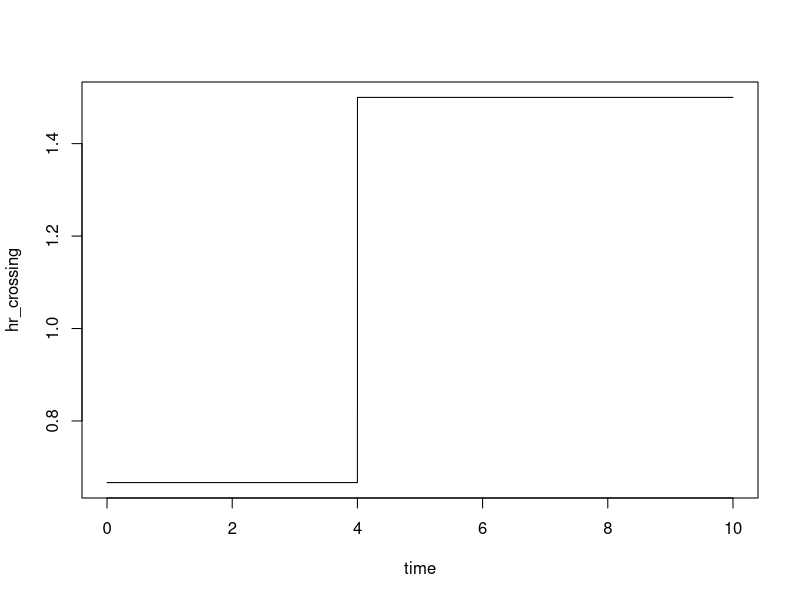
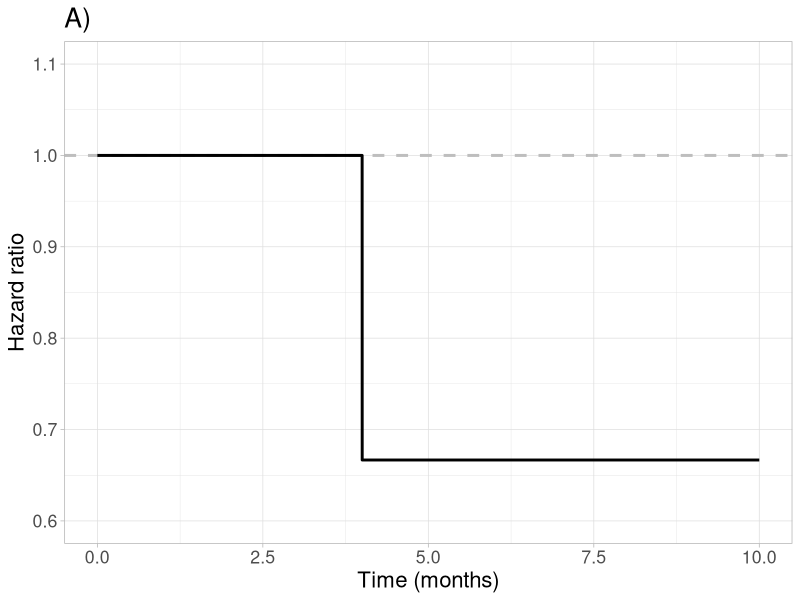
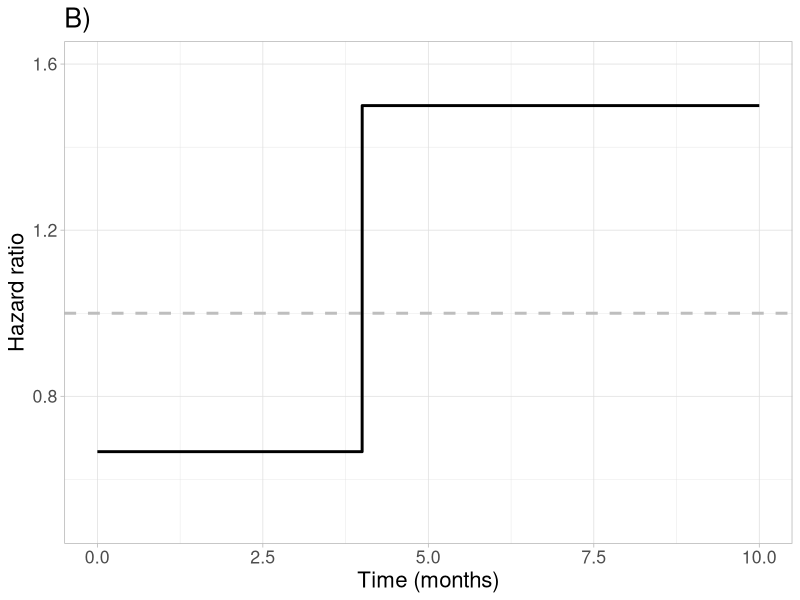
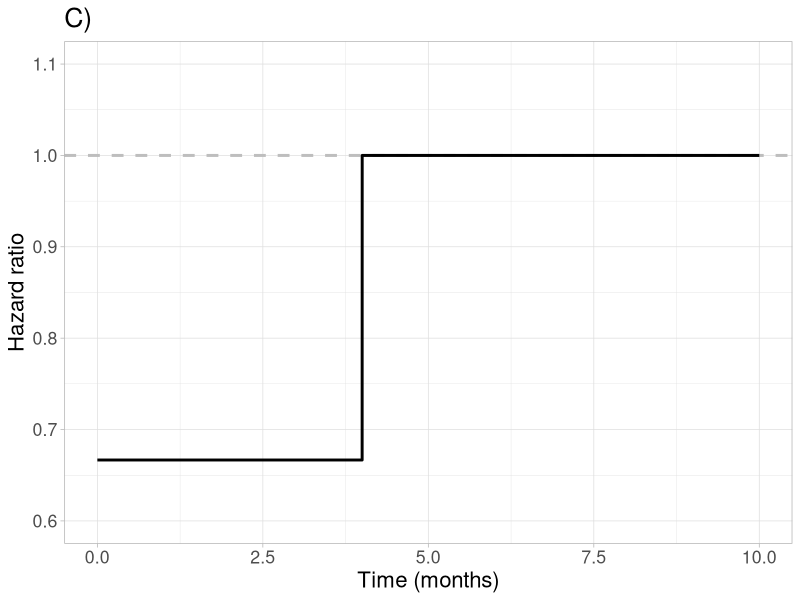
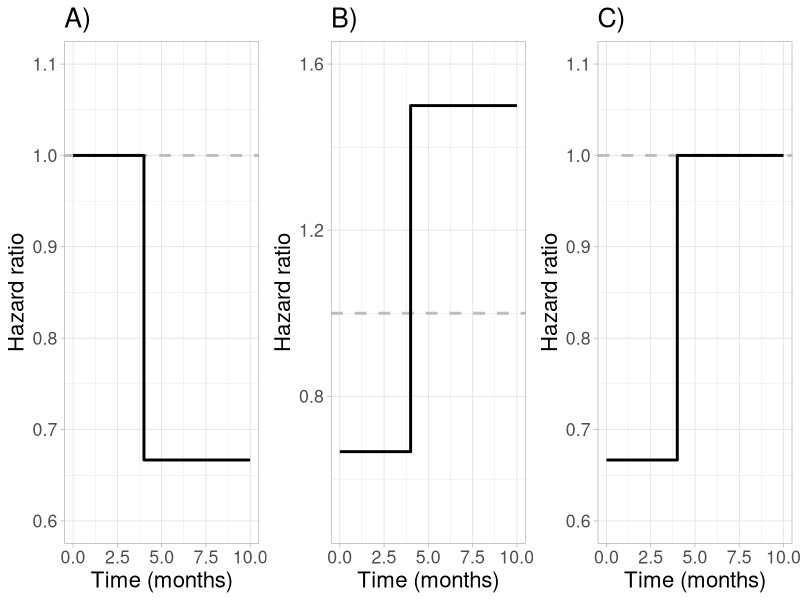

These charts were generated, in order, by the following R code: (Note: this script raises an error after producing the figures.)
library(ggplot2)
library(scales)
# show_col(hue_pal()(5))
library(gridExtra)
library(gridExtra)
library(tidyverse)

rm(list = ls())

#Scenarios considered:

#---Delayed effects

tau = 4
medianE1 = 6
medianE2 = 9
medianC = 6
time = seq(0,by=0.001,10)
hr_delayed_effects = numeric()
for(i in 1:length(time)){
  hr_delayed_effects[i] = ifelse(time[i] <= tau, medianC/medianE1, medianC/medianE2)
}

#---Crossing hazards

tau = 4
medianE1 = 9
medianE2 = 4
medianC = 6
time = seq(0,by=0.001,10)
hr_crossing = numeric()
for(i in 1:length(time)){
  hr_crossing[i] = ifelse(time[i] <= tau, medianC/medianE1, medianC/medianE2)
}

plot(time,hr_crossing,type="l")

#---Decreasing effects

tau = 4
medianC1 = 6
medianC2 = 9
medianE = 9
time = seq(0,by=0.001,10)
hr_decreasing = numeric()
for(i in 1:length(time)){
  hr_decreasing[i] = ifelse(time[i] <= tau, medianC1/medianE, medianC2/medianE)
}


df_delayed = data.frame(time = time, hr = hr_delayed_effects)

df_crossing = data.frame(time = time, hr = hr_crossing)

df_decreasing = data.frame(time = time, hr = hr_decreasing)

#Plots

p1 <- ggplot(aes(x = time, y = hr), data = df_delayed) +
  geom_hline(yintercept=1, color = "grey", linetype = "dashed", size = 1) +
  ylim(0.6,1.1) +
  geom_line(size = 1) +
  scale_x_continuous("Time (months)") +
  labs(y = "Hazard ratio", color = "",title = "A)") +
  scale_color_manual(values=c("black", "black")) +
  theme_light() +
  theme(text = element_text(size = 16), legend.position = "none")
p1

p2 <- ggplot(aes(x = time, y = hr), data = df_crossing) +
  geom_hline(yintercept=1, color = "grey", linetype = "dashed", size = 1) +
  geom_line(size = 1) +
  scale_x_continuous("Time (months)") +
  labs(y = "Hazard ratio", color = "",title = "B)") +
  scale_color_manual(values=c("black", "black")) +
  theme_light() +
  theme(text = element_text(size = 16), legend.position = "none") +
  ylim(0.5,1.6)
p2

p3 <- ggplot(aes(x = time, y = hr), data = df_decreasing) +
  geom_hline(yintercept=1, color = "grey", linetype = "dashed", size = 1) +
  geom_line(size = 1) +
  scale_x_continuous("Time (months)") +
  labs(y = "Hazard ratio", color = "",title = "C)") +
  scale_color_manual(values=c("black", "black")) +
  theme_light() +
  theme(text = element_text(size = 16), legend.position = "none") +
  ylim(0.6,1.1)
p3


scenarios = grid.arrange(p1, p2, p3,
                         nrow = 1, ncol = 3)
class(scenarios) <- c("scenarios", class(scenarios))

ggsave("/Users/jose/Dropbox/Research/2019/RMST as an alternative to HR in clinical trials with delayed effects/Journal of Applied Statistics - 1st Review/Figure_4.pdf",scenarios,
       width = 10, height = 4, dpi = 300)
